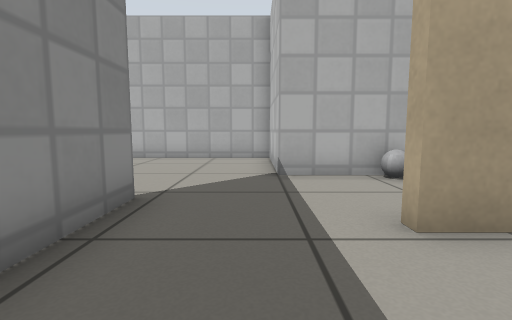
[1] (above)

16 first-person views from a walk through a Gazebo world. The camera is 0.5 m above the floor, tilts 6° down and sees 85° across. The floor is counted in squares, 0.5 m on a side. Each view is taken from the middle of a square. On the plan, view 1 faces up. The plan holds only what a view shows up to about 11 squares ahead; the rest is blank. Simple patterns stand in for the simulator's built-in surfaces.

[2]
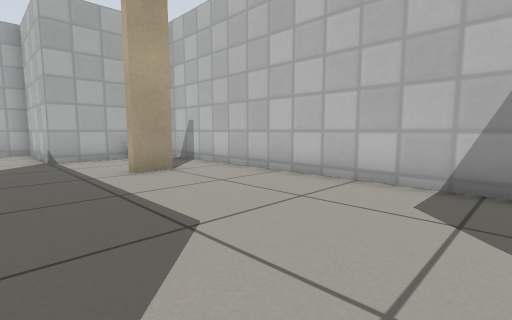

[3]
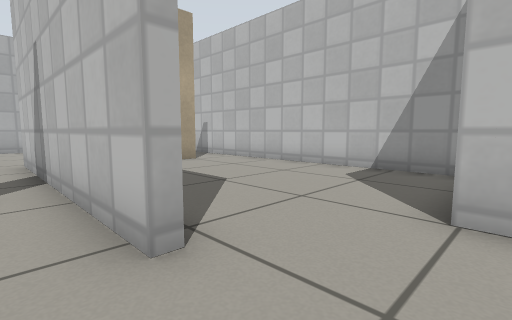

[4]
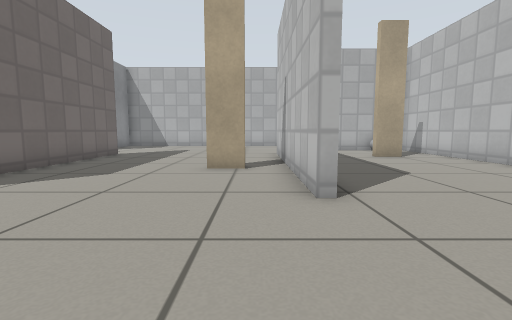

[5]
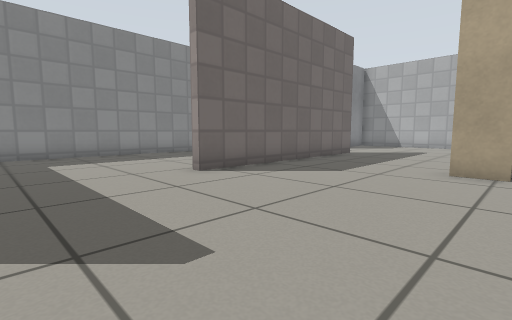

[6]
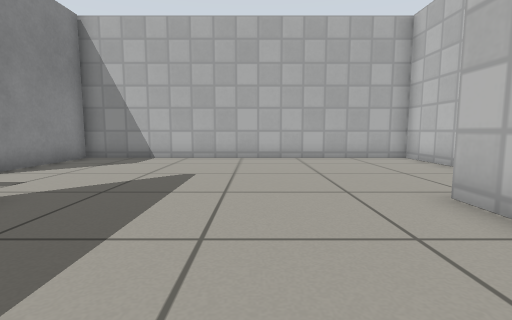

[7]
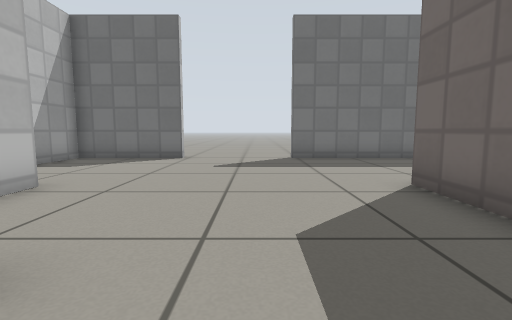

[8]
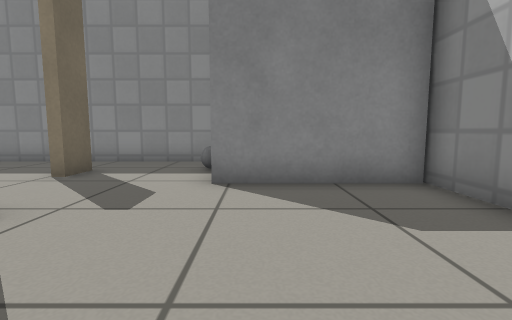

[9]
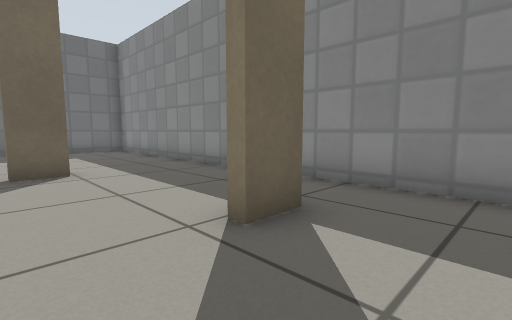

[10]
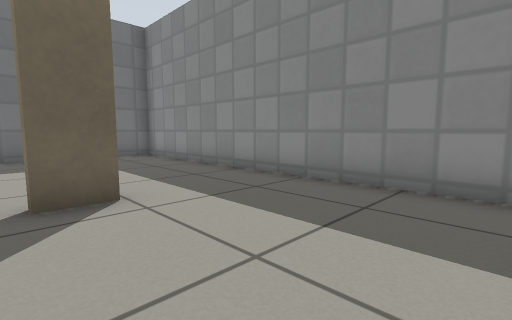

[11]
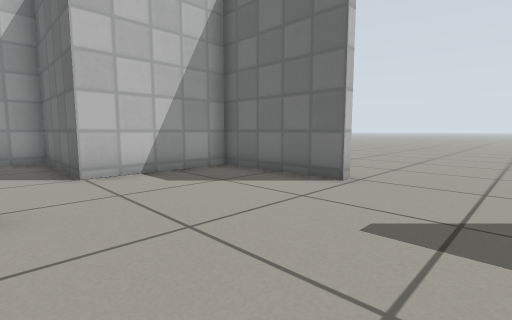

[12]
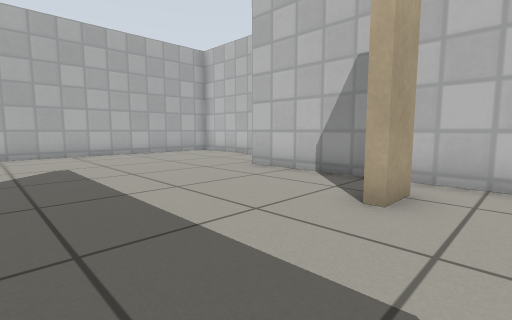

[13]
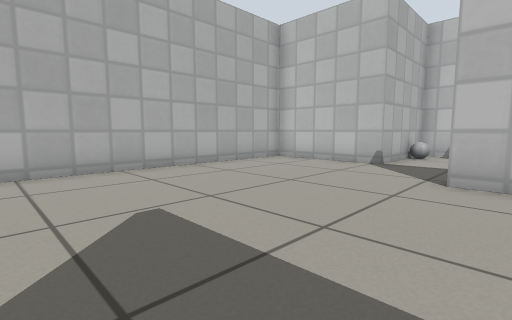

[14]
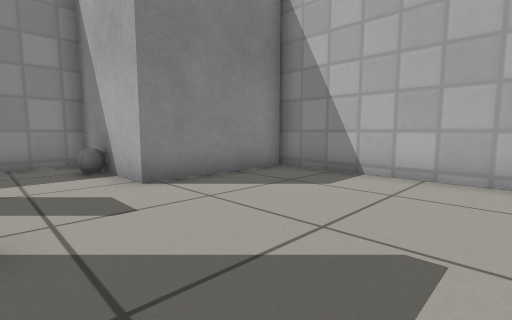

[15]
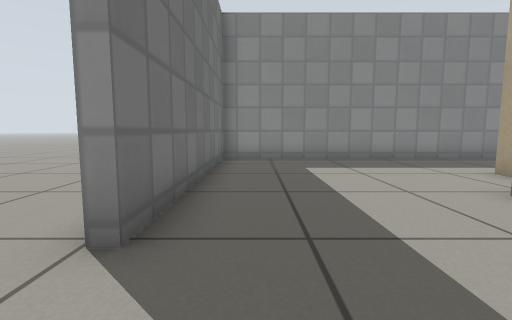

[16]
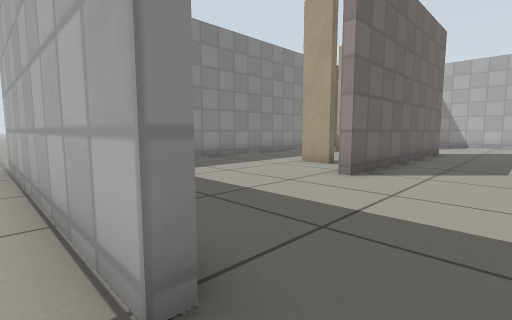

### Floor plan
Ten units are one square. View 1 is at (0, 0); x grows to the right and y downward. Boxes are objects, and circles mark ways between rooms. Rooms are numbered by the first view taken in them; rooms with no view inside come last. Other rooms are left out.
<svg viewBox="-159 -107 208 207">
<path fill="none" stroke="#000" d="M26 -27 15 -27M-18 -41 -18 -19M5 54 44 54 44 -62 5 -62M-33 7 -44 7M-89 -32 -89 41M-21 40 -21 -41M5 -62 5 -102 -112 -102 -112 -62 -124 -62M-34 92 5 92 5 54M-94 92 -72 92M-115 22 -104 22M-104 25 -115 25M-130 -29 -120 -29 -120 -25M-136 -62 -150 -62 -150 92 -94 92M-72 95 -154 95"/>
<rect x="25" y="-65" width="10" height="10" fill="#bbb"><title>grey ball</title></rect>
<circle cx="-10" cy="47" r="3" fill="#2a7"/>
<circle cx="-5" cy="-45" r="3" fill="#2a7"/>
<circle cx="-110" cy="-43" r="3" fill="#2a7"/>
<circle cx="-90" cy="65" r="3" fill="#2a7"/>
<circle cx="-55" cy="90" r="3" fill="#2a7"/>
<text x="10" y="0">1</text>
<text x="-50" y="-10">2</text>
<text x="-120" y="20">3</text>
<text x="-60" y="90">4</text>
</svg>
Room 1 opens to room 2. Room 2 opens to room 3. Room 2 opens to room 4.

Where each view was taken, in squares from view 1:
view 1: 0 up, 0 right, facing up
view 2: 4 down, 1 left, facing up-right
view 3: 6 down, 3 left, facing up-right
view 4: 8 down, 3 left, facing up
view 5: 8 down, 3 left, facing up-left
view 6: 0 up, 5 left, facing up
view 7: 1 up, 6 left, facing down
view 8: 7 up, 6 left, facing left
view 9: 5 up, 10 left, facing down-left
view 10: 2 up, 10 left, facing down-left
view 11: 4 down, 6 left, facing down-right
view 12: 2 down, 8 left, facing up-right
view 13: 3 up, 8 left, facing up-right
view 14: 4 up, 6 left, facing up-left
view 15: 8 down, 5 left, facing left
view 16: 10 down, 6 left, facing up-left
